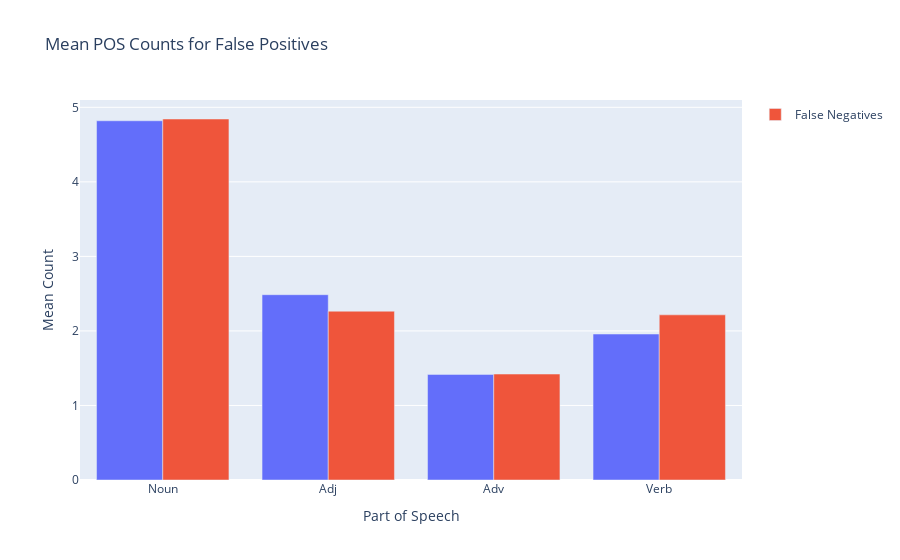

The cell this chart's notebook holds for it:
### Code cell
# plot counts and lengths side by side in a bar graph in plotly express

mean_vals_FP = false_positives[['noun', 'adj', 'adv', 'verb']].mean()
mean_vals_FN = false_negatives[['noun', 'adj', 'adv', 'verb']].mean()

# Create a bar graph for the false positives and false negatives side by side in plotly express
x = ['Noun', 'Adj', 'Adv', 'Verb']
y_FP = [mean_vals_FP['noun'], mean_vals_FP['adj'], mean_vals_FP['adv'], mean_vals_FP['verb']]
y_FN = [mean_vals_FN['noun'], mean_vals_FN['adj'], mean_vals_FN['adv'], mean_vals_FN['verb']]

# Creating the figure
fig = px.bar(x=x, y=y_FP, labels={'x':'Part of Speech', 'y':'Mean Count'}, title='Mean POS Counts for False Positives')

# Adding bars for False Negatives
fig.add_bar(x=x, y=y_FN, name='False Negatives')

# Setting barmode to group
fig.update_layout(barmode='group')

# Showing the figure
fig.show()

### Figure 1 — Plotly figure (JSON) as saved in the notebook; plotly's stock layout.template omitted (floating-point values rounded to 4 significant figures)
{"data": [{"alignmentgroup": "True", "hovertemplate": "Part of Speech=%{x}<br>Mean Count=%{y}<extra></extra>", "legendgroup": "", "marker": {"color": "#636efa", "pattern": {"shape": ""}}, "name": "", "offsetgroup": "", "orientation": "v", "showlegend": false, "textposition": "auto", "type": "bar", "x": ["Noun", "Adj", "Adv", "Verb"], "xaxis": "x", "y": [4.819, 2.486, 1.417, 1.958], "yaxis": "y"}, {"name": "False Negatives", "type": "bar", "x": ["Noun", "Adj", "Adv", "Verb"], "y": [4.843, 2.265, 1.422, 2.216]}], "layout": {"barmode": "group", "legend": {"tracegroupgap": 0}, "title": {"text": "Mean POS Counts for False Positives"}, "xaxis": {"anchor": "y", "domain": [0, 1], "title": {"text": "Part of Speech"}}, "yaxis": {"anchor": "x", "domain": [0, 1], "title": {"text": "Mean Count"}}}}
